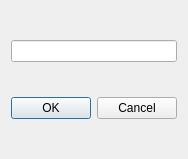
<?xml version="1.0" encoding="UTF-8"?>
<ui version="4.0">
 <class>TreeViewContextDialog</class>
 <widget class="QDialog" name="TreeViewContextDialog">
  <property name="geometry">
   <rect>
    <x>0</x>
    <y>0</y>
    <width>184</width>
    <height>159</height>
   </rect>
  </property>
  <property name="windowTitle">
   <string>Title</string>
  </property>
  <layout class="QVBoxLayout" name="verticalLayout">
   <item>
    <widget class="QLineEdit" name="edit"/>
   </item>
   <item>
    <widget class="QDialogButtonBox" name="buttonBox">
     <property name="orientation">
      <enum>Qt::Horizontal</enum>
     </property>
     <property name="standardButtons">
      <set>QDialogButtonBox::Cancel|QDialogButtonBox::Ok</set>
     </property>
    </widget>
   </item>
  </layout>
 </widget>
 <resources/>
 <connections>
  <connection>
   <sender>buttonBox</sender>
   <signal>accepted()</signal>
   <receiver>TreeViewContextDialog</receiver>
   <slot>accept()</slot>
   <hints>
    <hint type="sourcelabel">
     <x>248</x>
     <y>254</y>
    </hint>
    <hint type="destinationlabel">
     <x>157</x>
     <y>274</y>
    </hint>
   </hints>
  </connection>
  <connection>
   <sender>buttonBox</sender>
   <signal>rejected()</signal>
   <receiver>TreeViewContextDialog</receiver>
   <slot>reject()</slot>
   <hints>
    <hint type="sourcelabel">
     <x>316</x>
     <y>260</y>
    </hint>
    <hint type="destinationlabel">
     <x>286</x>
     <y>274</y>
    </hint>
   </hints>
  </connection>
 </connections>
 <slots>
  <signal>ReturnValues(QString,bool,bool)</signal>
 </slots>
</ui>
